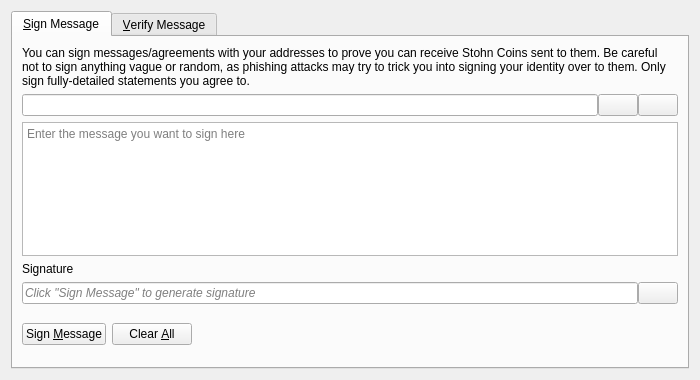
<?xml version="1.0" encoding="UTF-8"?>
<ui version="4.0">
 <class>SignVerifyMessageDialog</class>
 <widget class="QDialog" name="SignVerifyMessageDialog">
  <property name="geometry">
   <rect>
    <x>0</x>
    <y>0</y>
    <width>700</width>
    <height>380</height>
   </rect>
  </property>
  <property name="windowTitle">
   <string>Signatures - Sign / Verify a Message</string>
  </property>
  <property name="modal">
   <bool>true</bool>
  </property>
  <layout class="QVBoxLayout" name="verticalLayout">
   <item>
    <widget class="QTabWidget" name="tabWidget">
     <property name="currentIndex">
      <number>0</number>
     </property>
     <widget class="QWidget" name="tabSignMessage">
      <attribute name="title">
       <string>&amp;Sign Message</string>
      </attribute>
      <layout class="QVBoxLayout" name="verticalLayout_SM">
       <item>
        <widget class="QLabel" name="infoLabel_SM">
         <property name="text">
          <string>You can sign messages/agreements with your addresses to prove you can receive Stohn Coins sent to them. Be careful not to sign anything vague or random, as phishing attacks may try to trick you into signing your identity over to them. Only sign fully-detailed statements you agree to.</string>
         </property>
         <property name="textFormat">
          <enum>Qt::PlainText</enum>
         </property>
         <property name="wordWrap">
          <bool>true</bool>
         </property>
        </widget>
       </item>
       <item>
        <layout class="QHBoxLayout" name="horizontalLayout_1_SM">
         <property name="spacing">
          <number>0</number>
         </property>
         <item>
          <widget class="QValidatedLineEdit" name="addressIn_SM">
           <property name="toolTip">
            <string>The Stohn Coin address to sign the message with</string>
           </property>
          </widget>
         </item>
         <item>
          <widget class="QPushButton" name="addressBookButton_SM">
           <property name="toolTip">
            <string>Choose previously used address</string>
           </property>
           <property name="text">
            <string/>
           </property>
           <property name="icon">
            <iconset resource="../bitcoin.qrc">
             <normaloff>:/icons/address-book</normaloff>:/icons/address-book</iconset>
           </property>
           <property name="shortcut">
            <string>Alt+A</string>
           </property>
           <property name="autoDefault">
            <bool>false</bool>
           </property>
          </widget>
         </item>
         <item>
          <widget class="QPushButton" name="pasteButton_SM">
           <property name="toolTip">
            <string>Paste address from clipboard</string>
           </property>
           <property name="text">
            <string/>
           </property>
           <property name="icon">
            <iconset resource="../bitcoin.qrc">
             <normaloff>:/icons/editpaste</normaloff>:/icons/editpaste</iconset>
           </property>
           <property name="shortcut">
            <string>Alt+P</string>
           </property>
           <property name="autoDefault">
            <bool>false</bool>
           </property>
          </widget>
         </item>
        </layout>
       </item>
       <item>
        <widget class="QPlainTextEdit" name="messageIn_SM">
         <property name="toolTip">
          <string>Enter the message you want to sign here</string>
         </property>
         <property name="placeholderText">
          <string>Enter the message you want to sign here</string>
         </property>
        </widget>
       </item>
       <item>
        <widget class="QLabel" name="signatureLabel_SM">
         <property name="text">
          <string>Signature</string>
         </property>
         <property name="textFormat">
          <enum>Qt::PlainText</enum>
         </property>
        </widget>
       </item>
       <item>
        <layout class="QHBoxLayout" name="horizontalLayout_2_SM">
         <property name="spacing">
          <number>0</number>
         </property>
         <item>
          <widget class="QLineEdit" name="signatureOut_SM">
           <property name="placeholderText">
            <string>Click "Sign Message" to generate signature</string>
           </property>
           <property name="font">
            <font>
             <italic>true</italic>
            </font>
           </property>
           <property name="readOnly">
            <bool>true</bool>
           </property>
          </widget>
         </item>
         <item>
          <widget class="QPushButton" name="copySignatureButton_SM">
           <property name="toolTip">
            <string>Copy the current signature to the system clipboard</string>
           </property>
           <property name="text">
            <string/>
           </property>
           <property name="icon">
            <iconset resource="../bitcoin.qrc">
             <normaloff>:/icons/editcopy</normaloff>:/icons/editcopy</iconset>
           </property>
           <property name="autoDefault">
            <bool>false</bool>
           </property>
          </widget>
         </item>
        </layout>
       </item>
       <item>
        <layout class="QHBoxLayout" name="horizontalLayout_3_SM">
         <item>
          <widget class="QPushButton" name="signMessageButton_SM">
           <property name="toolTip">
            <string>Sign the message to prove you own this Stohn Coin address</string>
           </property>
           <property name="text">
            <string>Sign &amp;Message</string>
           </property>
           <property name="icon">
            <iconset resource="../bitcoin.qrc">
             <normaloff>:/icons/edit</normaloff>:/icons/edit</iconset>
           </property>
           <property name="autoDefault">
            <bool>false</bool>
           </property>
          </widget>
         </item>
         <item>
          <widget class="QPushButton" name="clearButton_SM">
           <property name="toolTip">
            <string>Reset all sign message fields</string>
           </property>
           <property name="text">
            <string>Clear &amp;All</string>
           </property>
           <property name="icon">
            <iconset resource="../bitcoin.qrc">
             <normaloff>:/icons/remove</normaloff>:/icons/remove</iconset>
           </property>
           <property name="autoDefault">
            <bool>false</bool>
           </property>
          </widget>
         </item>
         <item>
          <spacer name="horizontalSpacer_1_SM">
           <property name="orientation">
            <enum>Qt::Horizontal</enum>
           </property>
           <property name="sizeHint" stdset="0">
            <size>
             <width>40</width>
             <height>48</height>
            </size>
           </property>
          </spacer>
         </item>
         <item>
          <widget class="QLabel" name="statusLabel_SM">
           <property name="font">
            <font>
             <weight>75</weight>
             <bold>true</bold>
            </font>
           </property>
           <property name="text">
            <string/>
           </property>
           <property name="wordWrap">
            <bool>true</bool>
           </property>
          </widget>
         </item>
         <item>
          <spacer name="horizontalSpacer_2_SM">
           <property name="orientation">
            <enum>Qt::Horizontal</enum>
           </property>
           <property name="sizeHint" stdset="0">
            <size>
             <width>40</width>
             <height>48</height>
            </size>
           </property>
          </spacer>
         </item>
        </layout>
       </item>
      </layout>
     </widget>
     <widget class="QWidget" name="tabVerifyMessage">
      <attribute name="title">
       <string>&amp;Verify Message</string>
      </attribute>
      <layout class="QVBoxLayout" name="verticalLayout_VM">
       <item>
        <widget class="QLabel" name="infoLabel_VM">
         <property name="text">
          <string>Enter the receiver's address, message (ensure you copy line breaks, spaces, tabs, etc. exactly) and signature below to verify the message. Be careful not to read more into the signature than what is in the signed message itself, to avoid being tricked by a man-in-the-middle attack. Note that this only proves the signing party receives with the address, it cannot prove sendership of any transaction!</string>
         </property>
         <property name="textFormat">
          <enum>Qt::PlainText</enum>
         </property>
         <property name="alignment">
          <set>Qt::AlignLeading|Qt::AlignLeft|Qt::AlignTop</set>
         </property>
         <property name="wordWrap">
          <bool>true</bool>
         </property>
        </widget>
       </item>
       <item>
        <layout class="QHBoxLayout" name="horizontalLayout_1_VM">
         <property name="spacing">
          <number>0</number>
         </property>
         <item>
          <widget class="QValidatedLineEdit" name="addressIn_VM">
           <property name="toolTip">
            <string>The Stohn Coin address the message was signed with</string>
           </property>
          </widget>
         </item>
         <item>
          <widget class="QPushButton" name="addressBookButton_VM">
           <property name="toolTip">
            <string>Choose previously used address</string>
           </property>
           <property name="text">
            <string/>
           </property>
           <property name="icon">
            <iconset resource="../bitcoin.qrc">
             <normaloff>:/icons/address-book</normaloff>:/icons/address-book</iconset>
           </property>
           <property name="shortcut">
            <string>Alt+A</string>
           </property>
           <property name="autoDefault">
            <bool>false</bool>
           </property>
          </widget>
         </item>
        </layout>
       </item>
       <item>
        <widget class="QPlainTextEdit" name="messageIn_VM">
          <property name="toolTip">
            <string>The signed message to verify</string>
          </property>
          <property name="placeholderText">
            <string>The signed message to verify</string>
          </property>
        </widget>
       </item>
       <item>
        <widget class="QValidatedLineEdit" name="signatureIn_VM">
          <property name="toolTip">
            <string>The signature given when the message was signed</string>
          </property>
          <property name="placeholderText">
            <string>The signature given when the message was signed</string>
          </property>
        </widget>
       </item>
       <item>
        <layout class="QHBoxLayout" name="horizontalLayout_2_VM">
         <item>
          <widget class="QPushButton" name="verifyMessageButton_VM">
           <property name="toolTip">
            <string>Verify the message to ensure it was signed with the specified Stohn Coin address</string>
           </property>
           <property name="text">
            <string>Verify &amp;Message</string>
           </property>
           <property name="icon">
            <iconset resource="../bitcoin.qrc">
             <normaloff>:/icons/transaction_0</normaloff>:/icons/transaction_0</iconset>
           </property>
           <property name="autoDefault">
            <bool>false</bool>
           </property>
          </widget>
         </item>
         <item>
          <widget class="QPushButton" name="clearButton_VM">
           <property name="toolTip">
            <string>Reset all verify message fields</string>
           </property>
           <property name="text">
            <string>Clear &amp;All</string>
           </property>
           <property name="icon">
            <iconset resource="../bitcoin.qrc">
             <normaloff>:/icons/remove</normaloff>:/icons/remove</iconset>
           </property>
           <property name="autoDefault">
            <bool>false</bool>
           </property>
          </widget>
         </item>
         <item>
          <spacer name="horizontalSpacer_1_VM">
           <property name="orientation">
            <enum>Qt::Horizontal</enum>
           </property>
           <property name="sizeHint" stdset="0">
            <size>
             <width>40</width>
             <height>48</height>
            </size>
           </property>
          </spacer>
         </item>
         <item>
          <widget class="QLabel" name="statusLabel_VM">
           <property name="font">
            <font>
             <weight>75</weight>
             <bold>true</bold>
            </font>
           </property>
           <property name="text">
            <string/>
           </property>
           <property name="wordWrap">
            <bool>true</bool>
           </property>
          </widget>
         </item>
         <item>
          <spacer name="horizontalSpacer_2_VM">
           <property name="orientation">
            <enum>Qt::Horizontal</enum>
           </property>
           <property name="sizeHint" stdset="0">
            <size>
             <width>40</width>
             <height>48</height>
            </size>
           </property>
          </spacer>
         </item>
        </layout>
       </item>
      </layout>
     </widget>
    </widget>
   </item>
  </layout>
 </widget>
 <customwidgets>
  <customwidget>
   <class>QValidatedLineEdit</class>
   <extends>QLineEdit</extends>
   <header>qt/qvalidatedlineedit.h</header>
  </customwidget>
 </customwidgets>
 <resources>
  <include location="../bitcoin.qrc"/>
 </resources>
 <connections/>
</ui>
